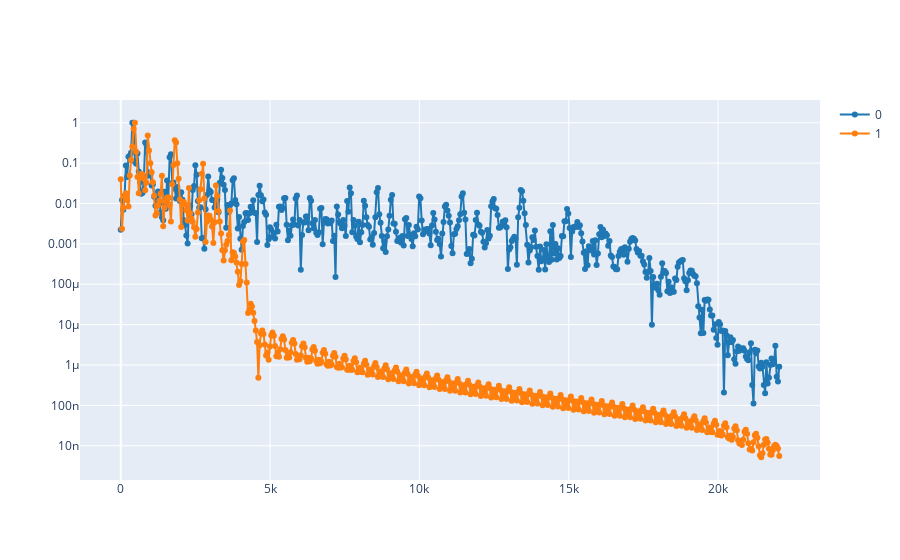

Notebook code cell kept with this figure:
### Markdown cell above
2.2. Calculate the spectrogram of the synthesized signal `S_synt`; and compare the spectrums of both signals at the same time using `plot_spectrum_at(ff, tt, [S_ref, S_synt], time)`, where `S_ref`is spectrogram of the reference signal.

**Note:** use the same window length to calculate both spectrograms.

### Code cell
ff, tt, S_synt = spectrogram(y, fs=fs, nperseg=1024, noverlap=512)
ff, tt, S_ref = spectrogram(ref, fs=fs, nperseg=1024, noverlap=512)
time=np.clip(t_start+(t_end-t_start)/2, tt.min(), tt.max())

plot_spectrum_at(ff, tt, [S_ref, S_synt], time)

### Figure 1 — Plotly figure (JSON) as saved in the notebook; plotly's stock layout.template omitted (floating-point values rounded to 4 significant figures; data arrays with more than 128 entries replaced by an {"elided": "..."} marker saying what was removed)
{"data": [{"line": {"color": "#1f77b4", "shape": "linear"}, "mode": "lines+markers", "name": "0", "type": "scatter", "x": {"elided": "513 float values"}, "y": {"elided": "513 float values"}}, {"line": {"color": "#ff7f0e", "shape": "linear"}, "mode": "lines+markers", "name": "1", "type": "scatter", "x": {"elided": "513 float values"}, "y": {"elided": "513 float values"}}], "layout": {"yaxis": {"type": "log"}}}
